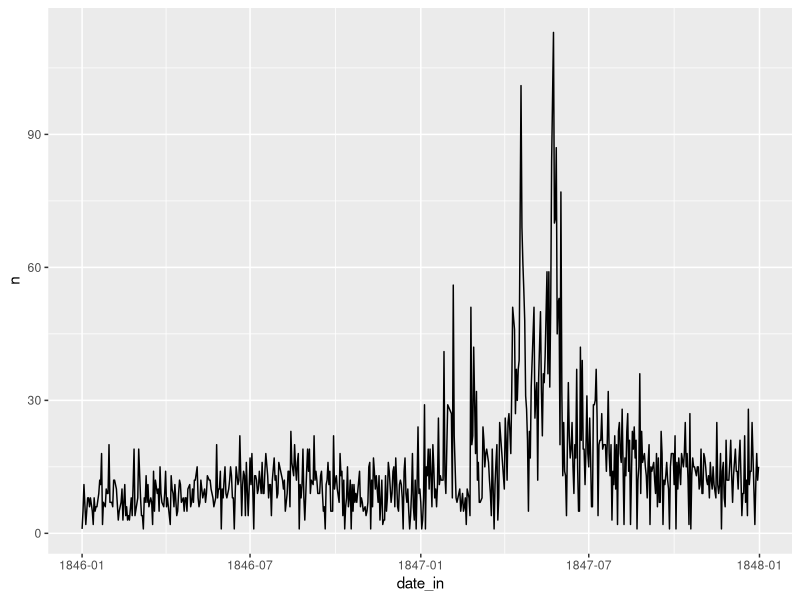
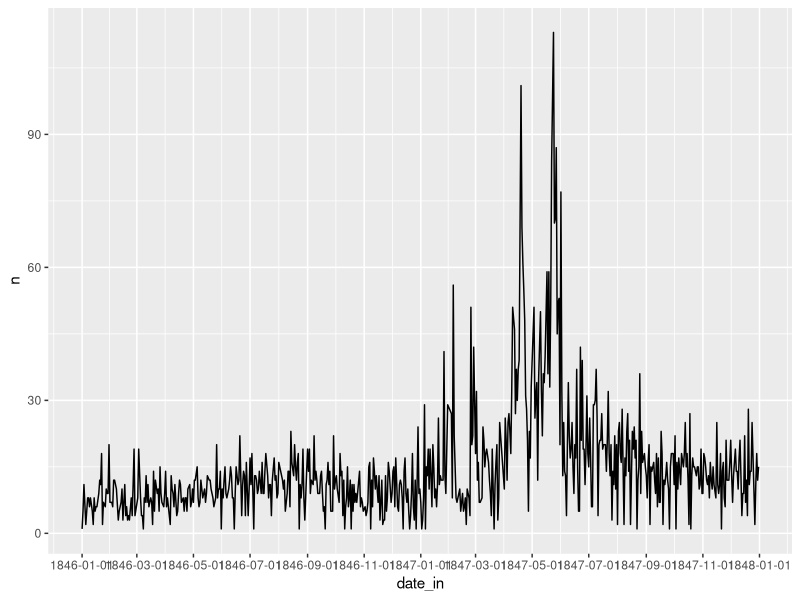
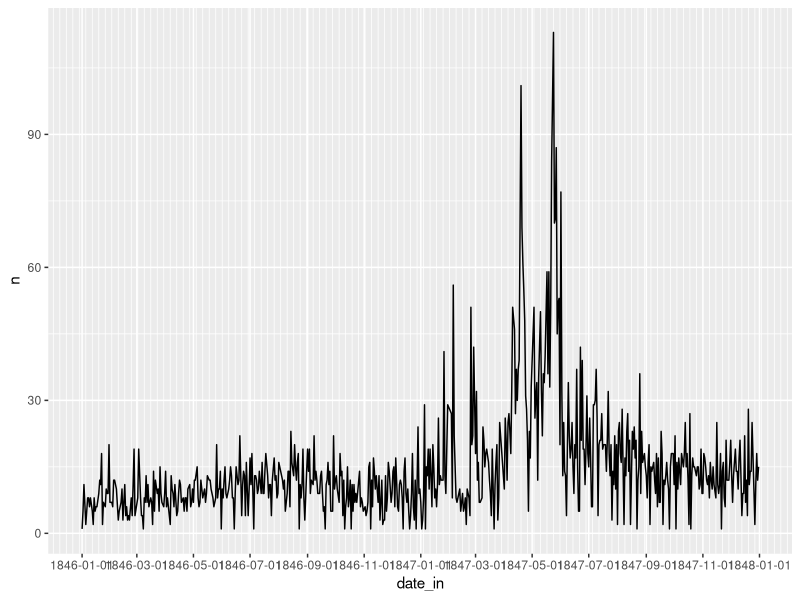
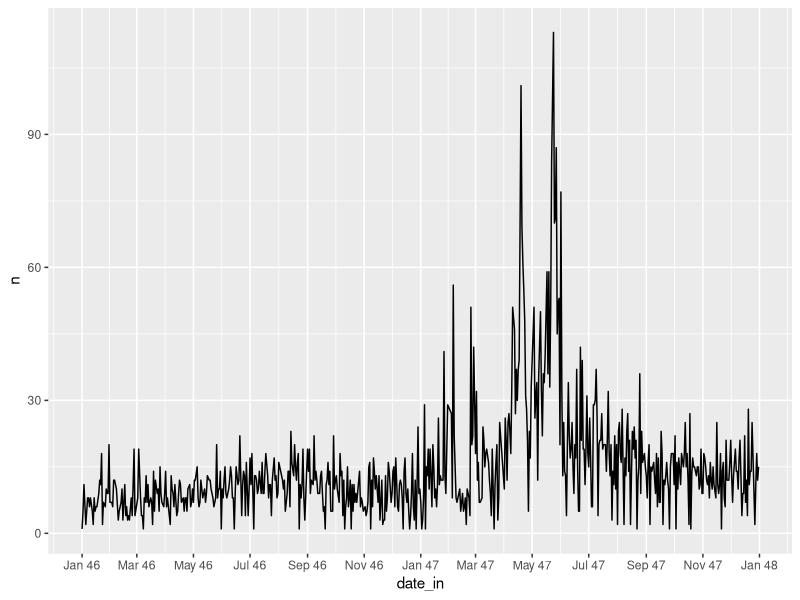

Reproduce these figures in R, in order.
## ---- chunk 1
#| message: false
#| warning: false
#| error: false



library(tidyverse)
bellevue_dataset = read_csv('bellevue_almshouse_modified.csv')

df <- bellevue_dataset |> 
  group_by(date_in) |>
  summarise(n = n())

df |> 
  ggplot() + 
  geom_line(aes(x = date_in, y = n))
## ---- chunk 2
df |> ggplot() + 
  geom_line(aes(x = date_in, y = n)) + 
  scale_x_date(date_breaks = "2 months")
## ---- chunk 3
df |> ggplot() + 
  geom_line(aes(x = date_in, y = n)) + 
  scale_x_date(date_breaks = "2 months",
               date_minor_breaks = '1 week')
## ---- chunk 4
df |> ggplot() + 
  geom_line(aes(x = date_in, y = n)) + 
  scale_x_date(date_breaks = "2 months",
               date_labels = "%b %y")
